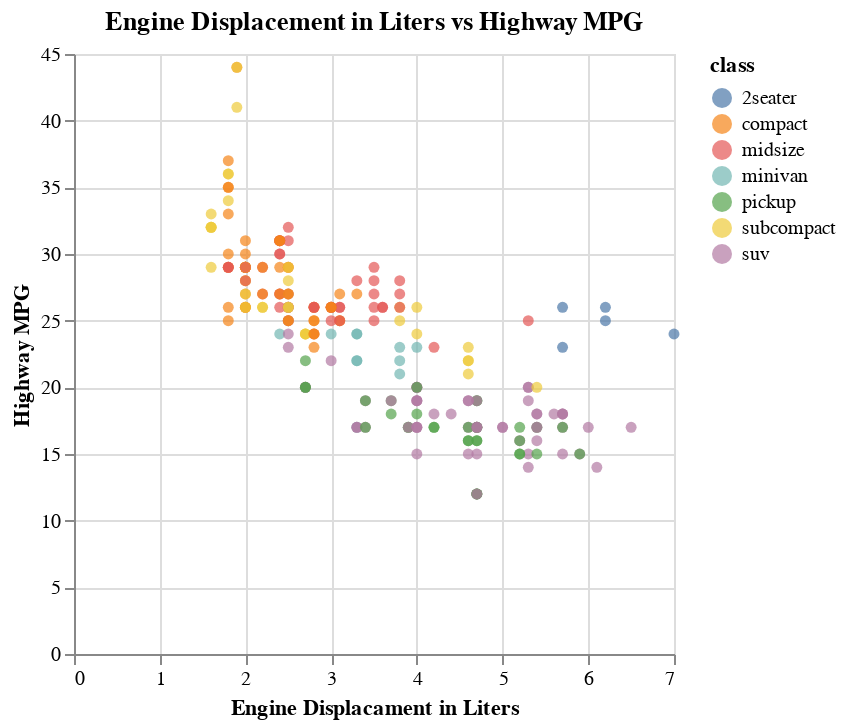

The code cell stored with this chart in its notebook:
### Markdown cell above
# Scatter Plot
(Faceted with colour)

### Code cell
#Scatter Plot(colour) with Altair
(
    alt.Chart(
        mpg,
        title='Engine Displacement in Liters vs Highway MPG',
    )
    .mark_circle()
    .encode(
        alt.X(
            'displ',
            title='Engine Displacament in Liters',
        ),
        alt.Y('hwy', title='Highway MPG'),
        color='class',
    )
)

### Figure 1 — Vega-Lite specification as saved in the notebook (floating-point values rounded to 4 significant figures; data arrays with more than 128 entries replaced by an {"elided": "..."} marker saying what was removed)
{"config": {"view": {"continuousWidth": 300, "continuousHeight": 300}}, "data": {"name": "data-784d2a789a5f3a352263a16b6c4cd367"}, "mark": {"type": "circle"}, "encoding": {"color": {"field": "class", "type": "nominal"}, "x": {"field": "displ", "title": "Engine Displacament in Liters", "type": "quantitative"}, "y": {"field": "hwy", "title": "Highway MPG", "type": "quantitative"}}, "title": "Engine Displacement in Liters vs Highway MPG", "$schema": "https://vega.github.io/schema/vega-lite/v5.16.3.json", "datasets": {"data-784d2a789a5f3a352263a16b6c4cd367": {"elided": "234 records"}}}
